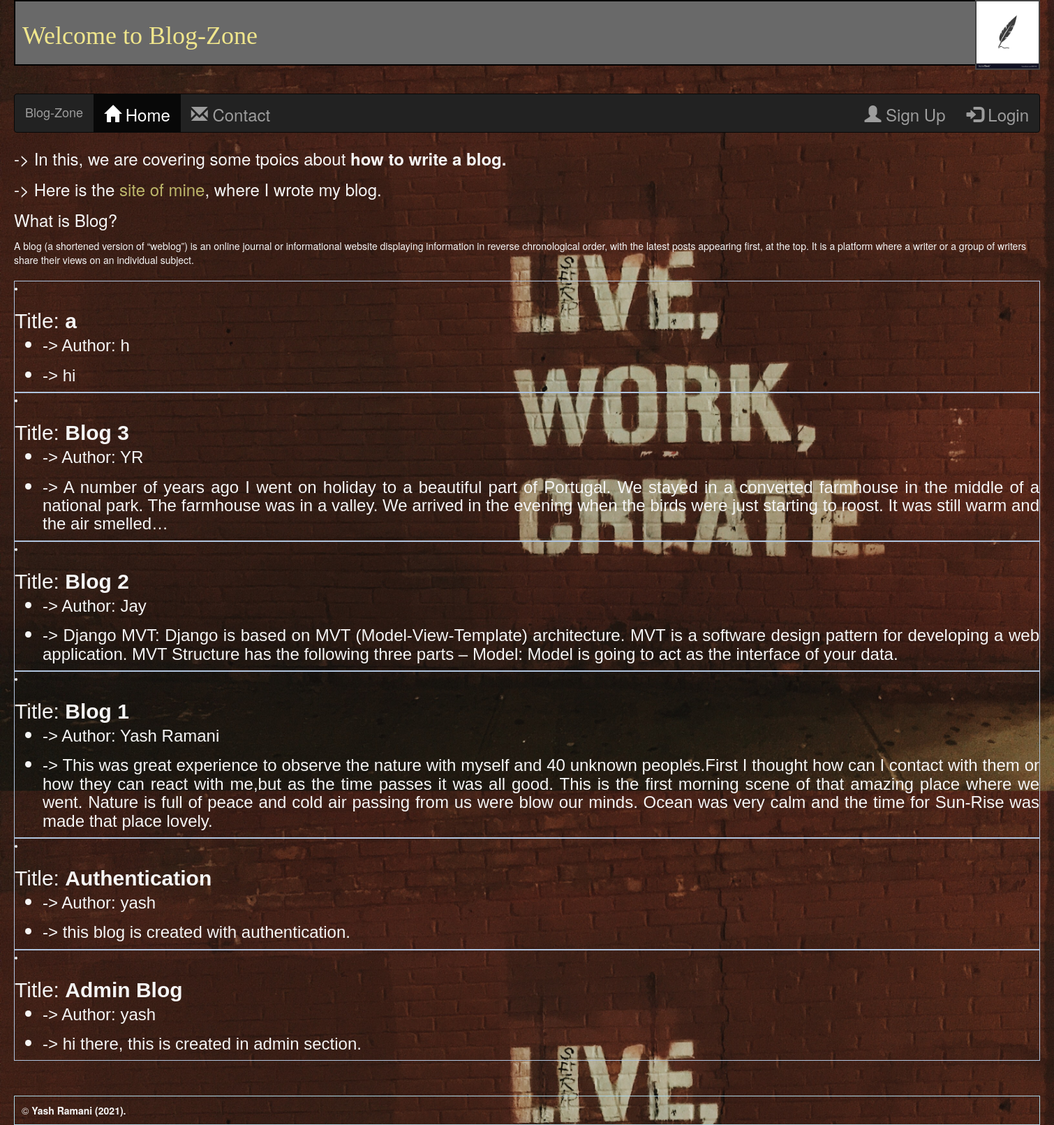
The page / on the database its author committed.
### blog/models.py (models this page shows, shortened)
class createBlog(models.Model):
    input = models.TextField()
    title = models.CharField(max_length=50)
    author = models.CharField(max_length=20)
    image = models.ImageField(blank=True, null=True)
    file = models.FileField(blank=True, null=True)

### blog/views.py (the view)
# urls.py: path('', HomePageView.as_view(), name='index'),
class HomePageView(ListView):
    template_name = "index.html"
    model = createBlog
    ordering = ['-id']

### blog/templates/index.html (shortened to what this page needs)
{% load crispy_forms_tags %}
<!DOCTYPE html>
<html lang="en">
<head>
    <link rel="stylesheet" href="https://maxcdn.bootstrapcdn.com/bootstrap/3.4.1/css/bootstrap.min.css">
  <link rel='stylesheet' href="static/blog.css">
</head>
<body style="background-image: url('/static/image7.jpg'); background-size: cover;">
    <div class="container">
        <div class='index-header' style="background-color: dimgrey; color:khaki; font-family:'cursive'">
            <h1 id='header1'><img id="header-image" src="/static/download.png"> Welcome to Blog-Zone</h1>
        </div>
            <br><br>
            <nav class="navbar navbar-inverse">
                <div class="container-fluid">
                  <div class="navbar-header">
                    <a class="navbar-brand" href="#">Blog-Zone</a>
                  </div>
                  <ul class="nav navbar-nav">
                    <li class="active"><a href="#"><span class="glyphicon glyphicon-home"></span> Home </a></li>
                    <li><a href="contact/"><span class="glyphicon glyphicon-envelope"></span> Contact </a></li>
                  </ul>
                  <ul class="nav navbar-nav navbar-right">
                    {% if user.is_authenticated %}
                        <p style="color: lightblue;">Welcome, {{user}}</p>
                      <li><a href="createblog/"><span class="glyphicon glyphicon-pencil"></span> Create Blog </a></li>
                      <li><a href="{% url 'logout' %}"><span class="glyphicon glyphicon-log-out"></span> Logout </a></li>
                    {% else %}
                      <li><a href="{% url 'signup' %}"><span class="glyphicon glyphicon-user"></span> Sign Up </a></li>
                      <li><a href="{% url 'login' %}"><span class="glyphicon glyphicon-log-in"></span> Login </a></li>
                    {% endif %}
                  </ul>
                </div>
              </nav>
        <div class="body" style="color:whitesmoke;">
            <p>-> In this, we are covering some tpoics about <b>how to write a blog.</b> </p>
            <p>-> Here is the <a href='https://dwarkadairies.blogspot.com/' style="color: darkkhaki;" target="_blank">site of mine</a>, where
                I wrote my blog.</p>
            <p>What is Blog?</p>
            <address>A blog (a shortened version of “weblog”) is an online journal or informational website displaying
                information in reverse chronological order, with the latest posts appearing first, at the top. It is a
                platform where a writer or a group of writers share their views on an individual subject.</address>
                <div class="data" style="font-family:Verdana, Geneva, Tahoma, sans-serif;">
                  {% for data in object_list %}
                      <li style="border: solid 1px lightsteelblue;"> <h2 style="text-align:justify;"> Title: <strong>{{ data.title }}</strong>
                        <ul>
                          <li>
                            <p> -> Author: {{data.author}} </p>
                          </li>
                          <li>
                            <p> -> {{data.input}} </p>
                          </li>
                        </ul>
                    </h2> </li>
                  {% endfor %}
                  </div>
        </div><br><br>
        <footer style="color: whitesmoke; border: solid 1px lightblue; padding: 10px;">
            &copy; <b>Yash Ramani (2021).</b>
        </footer>
    </div>
</body>
</html>

### blog/static/blog.css (style rules this page uses)
.container { width: 1500px; height: 1000px; margin: 0 auto; }
.index-header { font-family: Verdana, Geneva, Tahoma, sans-serif; padding: 10px; border: solid 2px black; }
nav { font-size: x-large; }
#header-image { float: right; height: 100px; border: solid 2px #444; position: relative; top: -32px; right: -12px; }
p { font-size: x-large; }

### rows shown on the page
createBlog: title "a", author "h", input "hi"
createBlog: title "Blog 3", author "YR", input "A number of years ago I went on holiday to a beautiful part of Portugal. We stayed in a converted farmhouse in the middle of a national park. The farmhouse was in a valley. We arrived in the evening when the birds were just starting to roost. It was still warm and the air smelled…"
createBlog: title "Blog 2", author "Jay", input "Django MVT: Django is based on MVT (Model-View-Template) architecture. MVT is a software design pattern for developing a web application. MVT Structure has the following three parts – Model: Model is going to act as the interface of your data."
createBlog: title "Blog 1", author "Yash Ramani", input "This was great experience to observe the nature with myself and 40 unknown peoples.First I thought how can I contact with them or how they can react with me,but as the time passes it was all good. This is the first morning scene of that amazing place where we went. Nature is full of peace and cold air passing from us were blow our minds. Ocean was very calm and the time for Sun-Rise was made that place lovely."
createBlog: title "Authentication", author "yash", input "this blog is created with authentication."
createBlog: title "Admin Blog", author "yash", input "hi there, this is created in admin section."
